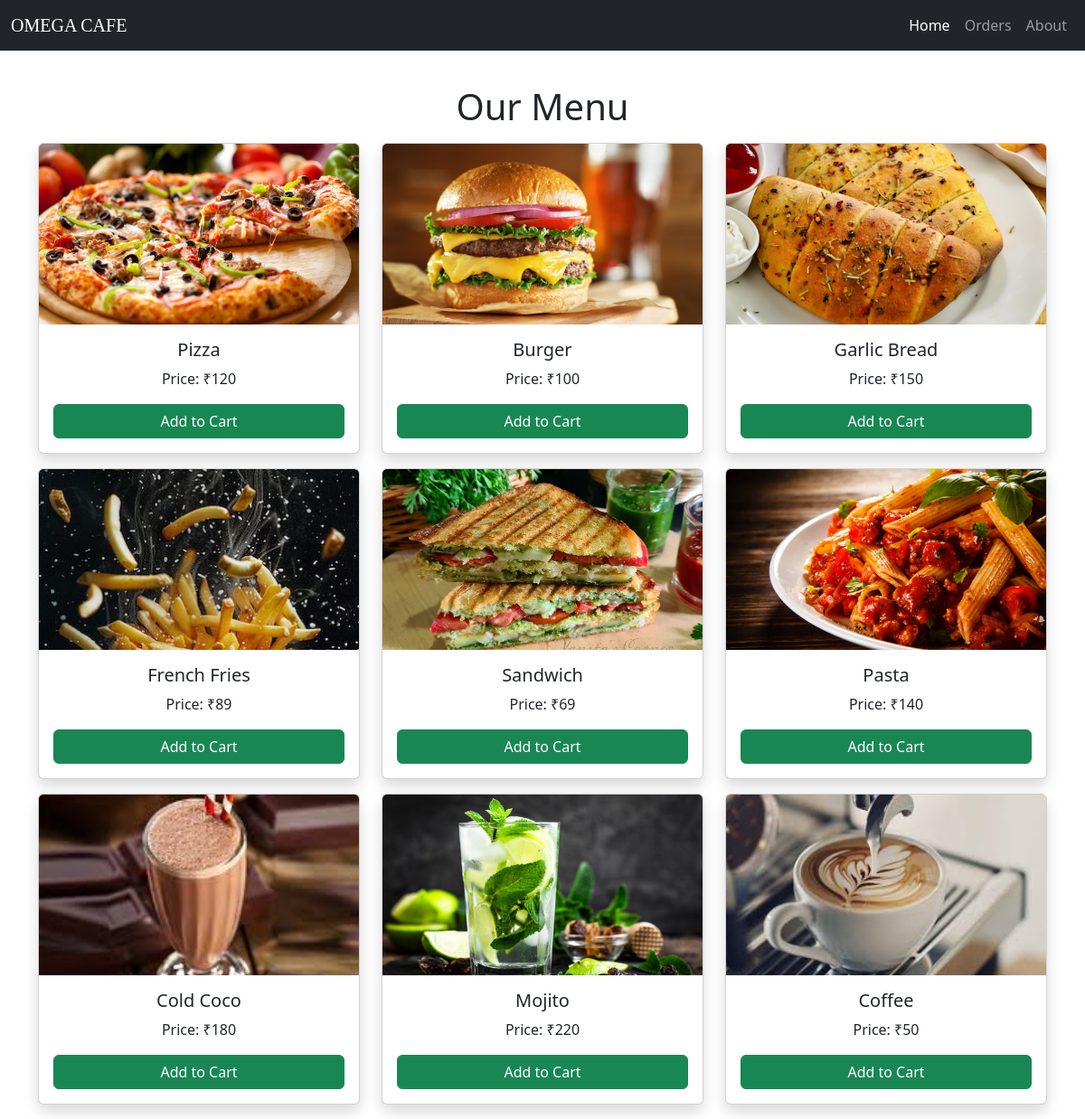
The page / on the database its author committed.
### myapp/models.py (models this page shows)
class Product(models.Model):
    name = models.CharField(max_length=100)
    price = models.IntegerField()
    image = models.ImageField(upload_to='items/', null=True, blank=True)

### myapp/views.py (the view)
# urls.py: 2. Add a URL to urlpatterns:  path('', views.home, name='home')
def home(request):
    items = Product.objects.all()
    return render(request, 'home.html', {'items': items})

### myapp/templates/home.html (shortened to what this page needs)
<!DOCTYPE html>
<html>
<head>
    <link href="https://cdn.jsdelivr.net/npm/bootstrap@5.3.3/dist/css/bootstrap.min.css" rel="stylesheet">
</head>
<body style="padding-top:70px;">
<nav class="navbar navbar-expand-lg navbar-dark bg-dark fixed-top">
  <div class="container-fluid">
    <a class="navbar-brand" href="/" style="font-family: verdana;">OMEGA CAFE</a>
    <div class="collapse navbar-collapse" id="navbarNav">
      <ul class="navbar-nav ms-auto">
        <li class="nav-item">
          <a class="nav-link active" href="/">Home</a>
        </li>
        <li class="nav-item">
          <a class="nav-link" href="/orders/">Orders</a>
        </li>
        <li class="nav-item">
          <a class="nav-link" href="/about/">About</a>
        </li>
      </ul>
    </div>
  </div>
</nav>
<div class="container mt-4">
<h1 class="text-center mb-3 mt-1">Our Menu</h1>
<div class="row">
{% for item in items %}
  <div class="col-md-4">
    <div class="card mb-3 shadow">
      {% if item.image %}
        <img src="{{ item.image.url }}" class="card-img-top" style="height:200px; object-fit:cover;">
      {% endif %}
      <div class="card-body text-center">
        <h5 class="card-title">{{ item.name }}</h5>
        <p class="card-text">Price: ₹{{ item.price }}</p>
        <form method="POST" action="/add-to-cart/">
            <button class="btn btn-success w-100">Add to Cart</button>
        </form>
      </div>
    </div>
  </div>
{% endfor %}
</div>
</div>
</body>
</html>

### rows shown on the page
Product: image (picture), name "Pizza", price "120"
Product: image (picture), name "Burger", price "100"
Product: image (picture), name "Garlic Bread", price "150"
Product: image (picture), name "French Fries", price "89"
Product: image (picture), name "Sandwich", price "69"
Product: image (picture), name "Pasta", price "140"
Product: image (picture), name "Cold Coco", price "180"
Product: image (picture), name "Mojito", price "220"
Product: image (picture), name "Coffee", price "50"
